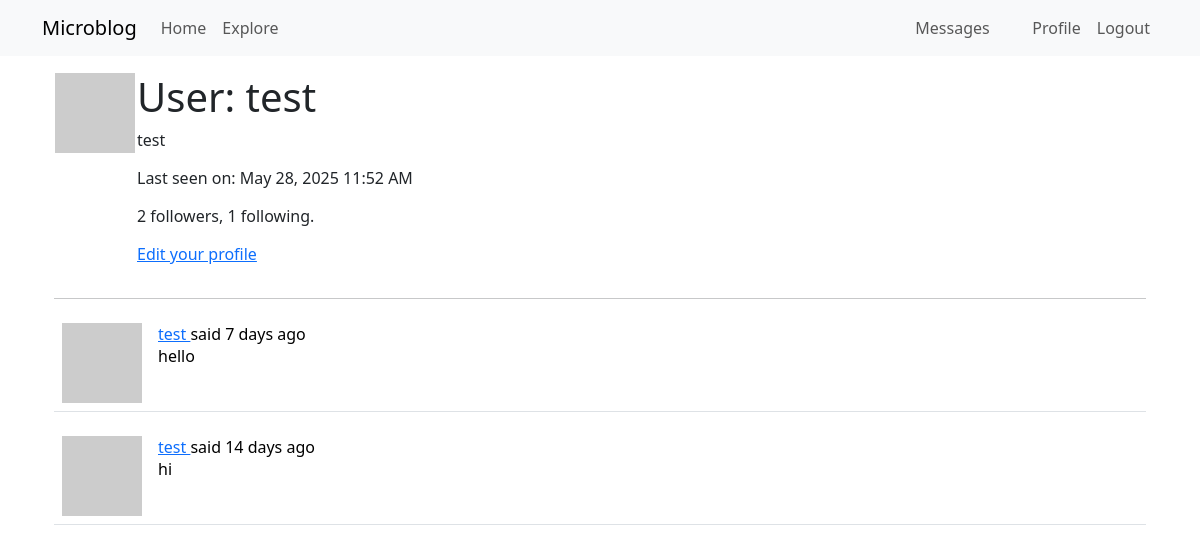
Before: /auth/user/test (signed in) with the older database file.
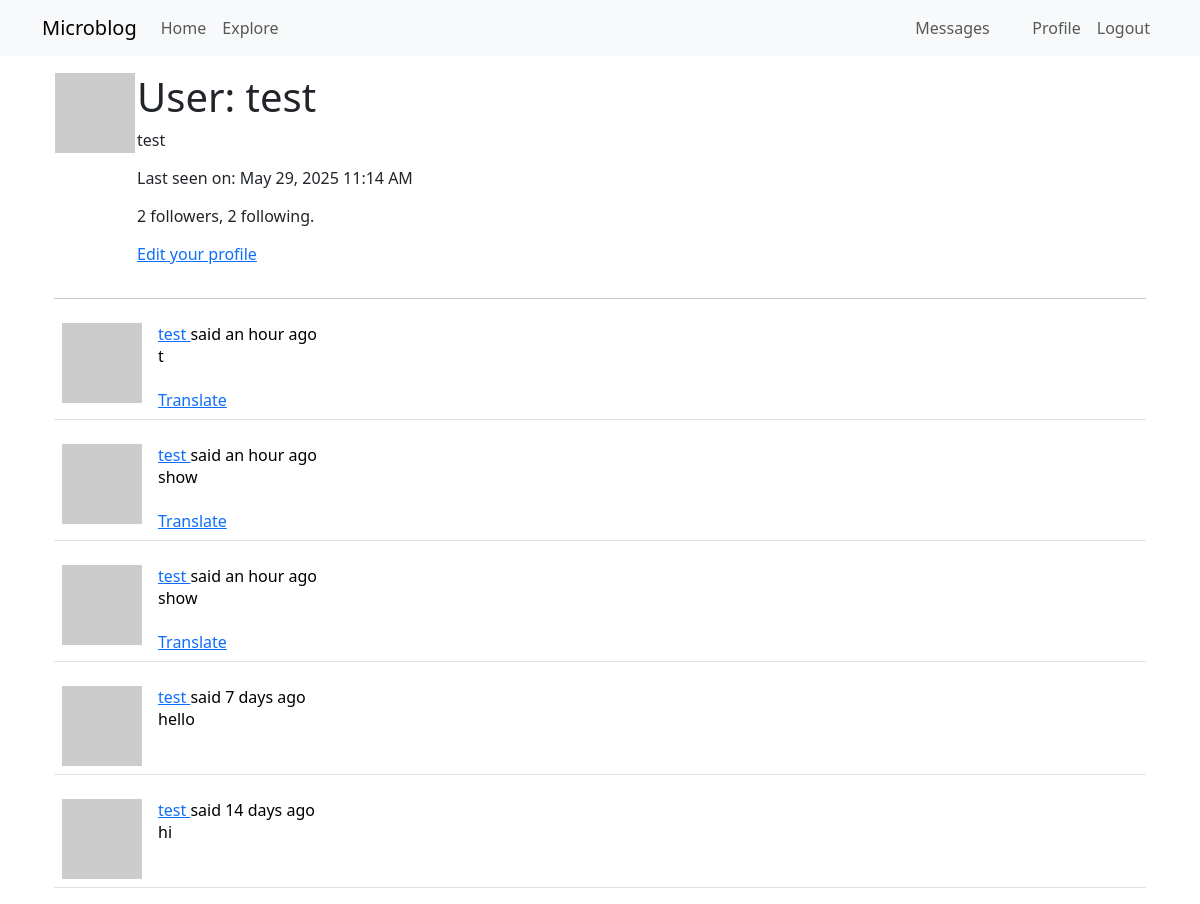
After: the same page with the newer database file.
### app/models.py (models this page shows, shortened)
class PaginatedAPIMixin(object):
    @staticmethod
    def to_collection_dict(query, page, per_page, endpoint, **kwargs):
        resources = db.paginate(query, page=page, per_page=per_page,
                                error_out=False)
        data = {
            'items': [item.to_dict() for item in resources.items],
            '_meta': {
                'page': page,
                'per_page': per_page,
                'total_pages': resources.pages,
                'total_items': resources.total
            },
            '_links': {
                'self': url_for(endpoint, page=page, per_page=per_page,
                                **kwargs),
                'next': url_for(endpoint, page=page + 1, per_page=per_page,
                                **kwargs) if resources.has_next else None,
                'prev': url_for(endpoint, page=page - 1, per_page=per_page,
                                **kwargs) if resources.has_prev else None
            }
        }
        return data

class User(PaginatedAPIMixin, UserMixin, db.Model):
    id: so.Mapped[int] = so.mapped_column(primary_key=True)
    username: so.Mapped[str] = so.mapped_column(sa.String(64), index=True,
                                                unique=True)
    email: so.Mapped[str] = so.mapped_column(sa.String(120), index=True,
                                             unique=True)
    password_hash: so.Mapped[Optional[str]] = so.mapped_column(sa.String(256))
    posts: so.WriteOnlyMapped['Post'] = so.relationship(
        back_populates='author')
    about_me: so.Mapped[Optional[str]] = so.mapped_column(sa.String(140))
    last_seen: so.Mapped[Optional[datetime]] = so.mapped_column(
        default=lambda: datetime.now(timezone.utc))
    following: so.WriteOnlyMapped['User'] = so.relationship(
        secondary=followers, primaryjoin=(followers.c.follower_id == id),
        secondaryjoin=(followers.c.followed_id == id),
        back_populates='followers')
    followers: so.WriteOnlyMapped['User'] = so.relationship(
        secondary=followers, primaryjoin=(followers.c.followed_id == id),
        secondaryjoin=(followers.c.follower_id == id),
        back_populates='following')
    messages_sent: so.WriteOnlyMapped['Message'] = so.relationship(
        foreign_keys='Message.sender_id', back_populates='author')
    messages_received: so.WriteOnlyMapped['Message'] = so.relationship(
        foreign_keys='Message.recipient_id', back_populates='recipient')
    last_message_read_time: so.Mapped[Optional[datetime]]
    notifications: so.WriteOnlyMapped['Notification'] = so.relationship(
        back_populates='user')
    tasks: so.WriteOnlyMapped['Task'] = so.relationship(back_populates='user')
    token: so.Mapped[Optional[str]] = so.mapped_column(
        sa.String(32), index=True, unique=True)
    token_expiration: so.Mapped[Optional[datetime]]
    def avatar(self, size):
        digest = md5(self.email.lower().encode('utf-8')).hexdigest()
        return f'https://www.gravatar.com/avatar/{digest}?d=identicon&s={size}'
    def followers_count(self):
        query = sa.select(sa.func.count()).select_from(
            self.followers.select().subquery())
        return db.session.scalar(query)
    def following_count(self):
        query = sa.select(sa.func.count()).select_from(
            self.following.select().subquery())
        return db.session.scalar(query)
    def unread_message_count(self):
        last_read_time = self.last_message_read_time or datetime(1900, 1, 1)
        query = sa.select(Message).where(Message.recipient == self,
                                         Message.timestamp > last_read_time)
        return db.session.scalar(sa.select(sa.func.count()).select_from(
            query.subquery()))
    def get_tasks_in_progress(self):
        query = self.tasks.select().where(Task.complete == False)
        return db.session.scalars(query)
    def get_task_in_progress(self, name):
        query = self.tasks.select().where(Task.name == name,
                                          Task.complete == False)
        return db.session.scalar(query)

class SearchableMixin(object):
    @classmethod
    def before_commit(cls, session):
        session._changes = {
            'add': list(session.new),
            'update': list(session.dirty),
            'delete': list(session.deleted)
        }
    @classmethod
    def after_commit(cls, session):
        for obj in session._changes['add']:
            if isinstance(obj, SearchableMixin):
                add_to_index(obj.__tablename__, obj)
        for obj in session._changes['update']:
            if isinstance(obj, SearchableMixin):
                add_to_index(obj.__tablename__, obj)
        for obj in session._changes['delete']:
            if isinstance(obj, SearchableMixin):
                remove_from_index(obj.__tablename__, obj)
        session._changes = None

class Post(SearchableMixin, db.Model):
    __searchable__ = ['body']
    id: so.Mapped[int] = so.mapped_column(primary_key=True)
    body: so.Mapped[str] = so.mapped_column(sa.String(140))
    timestamp: so.Mapped[datetime] = so.mapped_column(
        index=True, default=lambda: datetime.now(timezone.utc))
    user_id: so.Mapped[int] = so.mapped_column(sa.ForeignKey(User.id),
                                               index=True)
    author: so.Mapped[User] = so.relationship(back_populates='posts')
    language: so.Mapped[Optional[str]] = so.mapped_column(sa.String(5))

### app/auth/routes.py (the view)
@bp.route('/user/<username>')
@login_required
def user(username):
    user = db.first_or_404(sa.select(User).where(User.username == username))
    page = request.args.get('page', 1, type=int)
    query = user.posts.select().order_by(Post.timestamp.desc())
    posts = db.paginate(query, page=page,
                        per_page=current_app.config['POSTS_PER_PAGE'],
                        error_out=False)
    next_url = url_for('auth.user', username=user.username, page=posts.next_num) \
        if posts.has_next else None
    prev_url = url_for('auth.user', username=user.username, page=posts.prev_num) \
        if posts.has_prev else None
    form = EmptyForm()
    return render_template('user.html', user=user, posts=posts.items,
                           next_url=next_url, prev_url=prev_url, form=form)

### app/auth/routes.py (called while the page is built)
@bp.before_request
def before_request():
    if current_user.is_authenticated:
        current_user.last_seen = datetime.now(timezone.utc)
        db.session.commit()
    g.locale = str(get_locale())

### app/models.py (called while the page is built)
@login.user_loader
def load_user(id):
    return db.session.get(User, int(id))

### app/templates/user.html (shortened to what this page needs)
{% extends "base.html" %}
{% block content %}
    <table>
        <tr valign="top">
            <td><img src="{{ user.avatar(128) }}"></td>
            <td>
                <h1>User: {{ user.username }}</h1>
                {% if user.about_me %}<p>{{ user.about_me }}</p>{% endif %}
                {% if user.last_seen %}
                <p>Last seen on: {{ moment(user.last_seen).format('LLL') }}</p>
                {% endif %}
                <p>{{ user.followers_count() }} followers, {{ user.following_count() }} following.</p>
                {% if user == current_user %}
                <p>
                    <a href="{{ url_for('main.edit_profile') }}">
                        {{ _('Edit your profile') }}
                    </a>
                </p>
                {% endif %}
            </td>
        </tr>
    </table>
    <hr>
    {% for post in posts %}
        {% include '_post.html' %}
    {% endfor %}
{% endblock %}

### app/templates/base.html (shortened to what this page needs)
<html>
    <head>
        <link
        href="https://cdn.jsdelivr.net/npm/bootstrap@5.3.2/dist/css/bootstrap.min.css"
        rel="stylesheet"
>
    </head>
    <body>
        <nav class="navbar navbar-expand-lg bg-body-tertiary">
            <div class="container">
                <a class="navbar-brand">Microblog</a>
                <div class="collapse navbar-collapse" id="navbarSupportedContent">
                    <ul class="navbar-nav me-auto mb-2 mb-lg-0">
                        <li class="nav-item">
                            <a class="nav-link" aria-current="page" href="{{ url_for('main.index') }}">Home</a>
                        </li>
                        <li class="nav-item">
                            <a class="nav-link" aria-current="page" href="{{ url_for('main.explore') }}">Explore</a>
                        </li>
                    </ul>
                    <ul class="navbar-nav mb-2 mb-lg-0">
                        {% if current_user.is_anonymous %}
                        <li class="nav-item">
                            <a class="nav-link" aria-current="page"href="{{ url_for('auth.login') }}">Login</a>
                        </li>
                        {% else %}
                        <li class="nav-item">
                            <a class="nav-link" aria-current="page"
                                    href="{{ url_for('main.messages') }}">
                                {{ _('Messages') }}
                                {% set unread_message_count = current_user.unread_message_count() %}
                            </a>
                        </li>
                        <li class="nav-item">
                            <a class="nav-link" aria-current="page" href="{{ url_for('auth.user', username=current_user.username) }}">Profile</a>
                        </li>
                        <li class="nav-item">
                            <a class="nav-link" aria-current="page" href="{{ url_for('auth.logout') }}">Logout</a>
                        </li>
                    {% endif %}
                    </ul>
                </div>
            </div>
        </nav>
        <div class="container mt-3">
            <div class="container">
            {% block content %}
            {% endblock %}
        </div>
    </body>
</html>

### app/templates/_post.html (shortened to what this page needs)
<table class="table table-hover">
    <tr>
        <td width="70px">
            <a href="{{ url_for('auth.user', username=post.author.username) }}">
                <img src="{{ post.author.avatar(70) }}" />
            </a>
        </td>
        <td>
            {{ _('%(username)s said %(when)s',
                username=user_link, when=moment(post.timestamp).fromNow()) }}
            <br>
            <span id="post{{ post.id }}">{{ post.body }}</span>
            {% if post.language and post.language != g.locale %}
                <br><br>
                <span id="translation{{ post.id }}">
                    <a href="javascript:translate(
                                'post{{ post.id }}',
                                'translation{{ post.id }}',
                                '{{ post.language }}',
                                '{{ g.locale }}');">{{ _('Translate') }}</a>
                </span>
            {% endif %}
        </td>
    </tr>
</table>

Changed rows visible on the page:
changed User "test": last_seen "May 28, 2025 11:52 AM" → "May 29, 2025 11:14 AM"
added Post: body "t"
added Post: body "show"
added Post: body "show"
Other visible differences:
{{ user.following_count() }}: "1" → "2"
